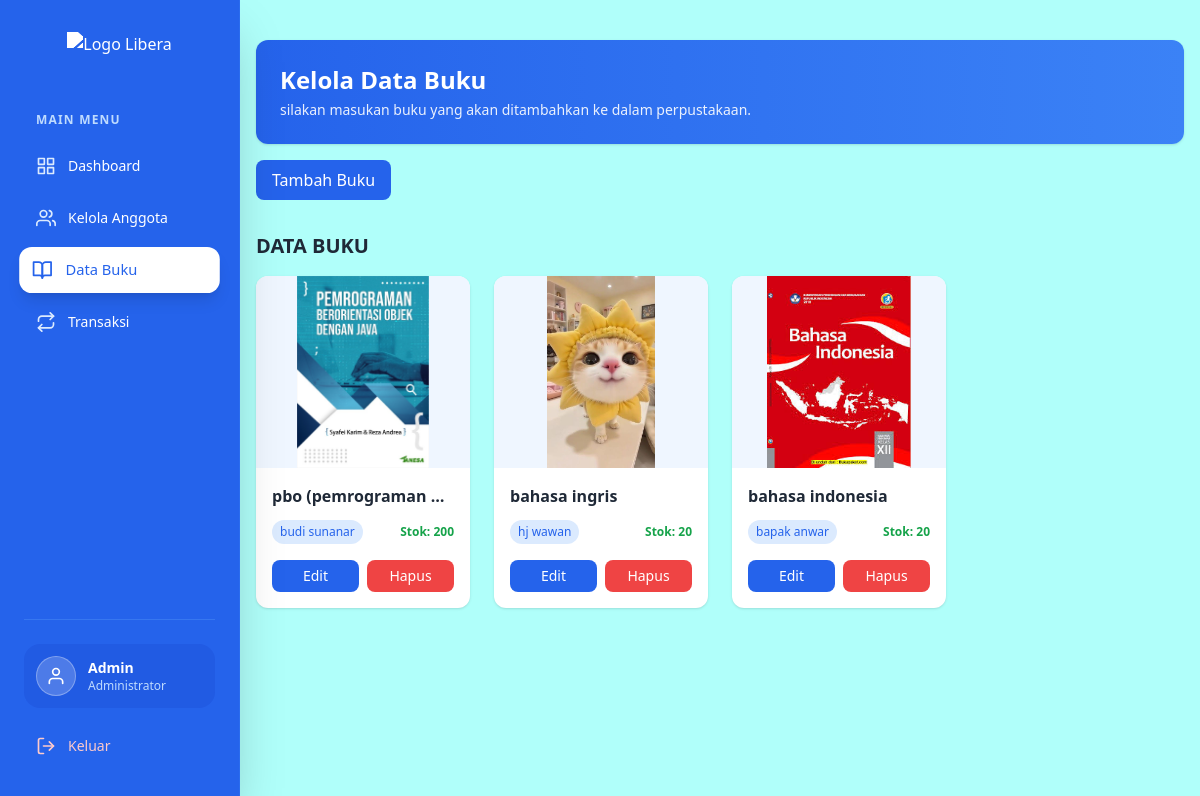
/Libera/admin/kelola_data_buku.php, run on the app's committed database.
### tables this page shows
CREATE TABLE `buku` (
  `id_buku` int(11) NOT NULL,
  `judul_buku` varchar(100) NOT NULL,
  `pengarang` varchar(100) NOT NULL,
  `tahun_terbit` year(4) NOT NULL,
  `stok` varchar(100) NOT NULL,
  `cover` varchar(100) NOT NULL,
  `penerbit` varchar(100) NOT NULL
);

### Libera/admin/kelola_data_buku.php (the view, shortened to what this page needs)
<?php
include '../config/koneksi.php';
$query_buku = mysqli_query($koneksi, "SELECT * FROM buku ORDER BY judul_buku DESC");
?>
<!DOCTYPE html>
<html lang="en">
<head>
    <script src="https://cdn.tailwindcss.com"></script>
</head>
<body class="bg-[#B0FFFA]">
    <?php include 'partials/sidebar.php'; ?>
    <main class="ml-60 p-4 min-h-screen">
        <section>
            <div class="mt-6 bg-gradient-to-r from-blue-600 to-blue-500 p-6 rounded-xl shadow text-white">
                <h2 class="text-2xl font-semibold mb-1">
                    Kelola Data Buku
                </h2>
                <p class="text-sm opacity-90">
                    silakan masukan buku yang akan ditambahkan ke dalam perpustakaan.
                </p>
            </div>
            <a href="tambah_buku.php"
                class="inline-block mt-4 px-4 py-2 bg-blue-600 text-white rounded-lg hover:bg-blue-700">
                Tambah Buku
            </a>
        </section>
        <section class="mt-8">
            <h2 class="text-xl font-semibold text-gray-800 mb-4">DATA BUKU</h2>
            <div class="grid grid-cols-1 sm:grid-cols-2 md:grid-cols-3 lg:grid-cols-4 gap-6">
                <?php while ($buku = mysqli_fetch_assoc($query_buku)) { ?>
                    <div class="bg-white rounded-xl shadow hover:shadow-lg transition overflow-hidden">
                        <div class="h-48 bg-blue-50 flex items-center justify-center">
                            <?php if (!empty($buku['cover'])) { ?>
                                <img src="../uploads/<?php echo $buku['cover']; ?>" class="h-full object-cover">
                            <?php } else { ?>
                                <span class="text-blue-400 text-sm">No Cover</span>
                            <?php } ?>
                        </div>
                        <div class="p-4">
                            <h3 class="font-semibold text-gray-800 truncate">
                                <?php echo $buku['judul_buku']; ?>
                            </h3>
                            <div class="flex justify-between items-center mt-3">
                                <span class="text-xs bg-blue-100 text-blue-600 px-2 py-1 rounded-full">
                                    <?php echo $buku['penerbit']; ?>
                                </span>
                                <span class="text-xs font-semibold
                            <?php echo ($buku['stok'] > 0) ? 'text-green-600' : 'text-red-500'; ?>">
                                    Stok: <?php echo $buku['stok']; ?>
                                </span>
                            </div>
                            <div class="mt-4 flex gap-2">
                                <a href="edit_buku.php?id=<?php echo $buku['id_buku']; ?>"
                                    class="flex-1 text-center text-sm bg-blue-600 text-white py-1.5 rounded-lg hover:bg-blue-700">
                                    Edit
                                </a>
                                <a href="../aksi/aksi_hapus_buku.php?id=<?php echo $buku['id_buku']; ?>"
                                    onclick="return confirm('Hapus buku ini?')"
                                    class="flex-1 text-center text-sm bg-red-500 text-white py-1.5 rounded-lg hover:bg-red-600">
                                    Hapus
                                </a>
                            </div>
                        </div>
                    </div>
                <?php } ?>
            </div>
        </section>
    </main>
</body>
</html>

### Libera/admin/partials/sidebar.php (shortened to what this page needs)
<?php
$current_page = basename($_SERVER['PHP_SELF']);
?>
<aside id="default-sidebar" class="fixed top-0 left-0 z-40 w-60 h-screen transition-transform -translate-x-full sm:translate-x-0" aria-label="Sidebar">
    <div class="h-full px-6 py-8 overflow-y-auto bg-blue-600 border-r border-blue-500/30 shadow-2xl flex flex-col">
        <div class="flex items-center justify-center mb-10 px-2">
            <img src="../resources/img/logo.png" alt="Logo Libera" class="h-10 w-auto filter brightness-0 invert">
        </div>
        <nav class="flex-1 space-y-2 font-medium">
            <p class="text-xs font-semibold text-blue-200 uppercase tracking-widest mb-4 px-3">Main Menu</p>
            <a href="../admin/dashboard.php"
               class="flex items-center p-3 text-sm rounded-xl transition-all duration-200 group <?php echo ($current_page == 'dashboard.php') ? 'bg-white text-blue-600 shadow-lg scale-105' : 'text-white hover:bg-blue-500/50 hover:translate-x-1'; ?>">
                <i data-feather="grid" class="w-5 h-5 mr-3 <?php echo ($current_page == 'dashboard.php') ? 'text-blue-600' : 'text-blue-100 group-hover:text-white'; ?>"></i>
                <span>Dashboard</span>
            </a>
            <a href="../admin/kelola_anggota.php"
               class="flex items-center p-3 text-sm rounded-xl transition-all duration-200 group <?php echo ($current_page == 'kelola_anggota.php') ? 'bg-white text-blue-600 shadow-lg scale-105' : 'text-white hover:bg-blue-500/50 hover:translate-x-1'; ?>">
                <i data-feather="users" class="w-5 h-5 mr-3 <?php echo ($current_page == 'kelola_anggota.php') ? 'text-blue-600' : 'text-blue-100 group-hover:text-white'; ?>"></i>
                <span>Kelola Anggota</span>
            </a>
            <a href="../admin/kelola_data_buku.php"
               class="flex items-center p-3 text-sm rounded-xl transition-all duration-200 group <?php echo ($current_page == 'kelola_data_buku.php') ? 'bg-white text-blue-600 shadow-lg scale-105' : 'text-white hover:bg-blue-500/50 hover:translate-x-1'; ?>">
                <i data-feather="book-open" class="w-5 h-5 mr-3 <?php echo ($current_page == 'kelola_data_buku.php') ? 'text-blue-600' : 'text-blue-100 group-hover:text-white'; ?>"></i>
                <span>Data Buku</span>
            </a>
            <a href="../admin/transaksi.php"
               class="flex items-center p-3 text-sm rounded-xl transition-all duration-200 group <?php echo ($current_page == 'transaksi.php') ? 'bg-white text-blue-600 shadow-lg scale-105' : 'text-white hover:bg-blue-500/50 hover:translate-x-1'; ?>">
                <i data-feather="repeat" class="w-5 h-5 mr-3 <?php echo ($current_page == 'transaksi.php') ? 'text-blue-600' : 'text-blue-100 group-hover:text-white'; ?>"></i>
                <span>Transaksi</span>
            </a>
        </nav>
        <div class="mt-auto pt-6 border-t border-blue-400/30">
            <div class="flex items-center p-3 rounded-2xl bg-blue-700/40 mb-4">
                <div class="w-10 h-10 rounded-full bg-white/20 flex items-center justify-center text-white border border-white/30">
                    <i data-feather="user" class="w-5 h-5"></i>
                </div>
                <div class="ml-3 overflow-hidden">
                    <p class="text-sm font-bold text-white truncate"><?php echo $_SESSION['username'] ?? 'Admin'; ?></p>
                    <p class="text-xs text-blue-200 capitalize">Administrator</p>
                </div>
            </div>
            <a href="../logout.php" class="flex items-center p-3 text-sm font-medium text-red-200 rounded-xl hover:bg-red-500/20 hover:text-red-100 transition-all">
                <i data-feather="log-out" class="w-5 h-5 mr-3"></i>
                <span>Keluar</span>
            </a>
        </div>
    </div>
</aside>

### data on the page
buku: cover (picture), judul_buku "pbo (pemrograman…", penerbit "budi sunanar", stok "200"
buku: cover (picture), judul_buku "bahasa ingris", penerbit "hj wawan", stok "20"
buku: cover (picture), judul_buku "bahasa indonesia", penerbit "bapak anwar", stok "20"

### other printed values
$_SESSION['username'] "Admin"
